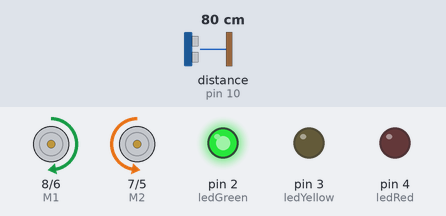
Recording of a sketch running on a simulated Arduino Uno, built with avr-gcc and run on an emulated ATmega328P. On the bench: direction and speed pins drawn as motors (green arrow = direction pin HIGH = forward, orange = LOW = backward, longer = more drive), output pins drawn as LEDs (lit = HIGH). The test bench sets the inputs (shaded band); at power-on: distance to the obstacle (sensor on pin 10) 80 cm. The echo pulse lasts 58.3 µs per cm; pins used as bus, display or sensor lines are not drawn; what the sketch prints to the serial monitor is not drawn.

Above: at 0.1 s.
At 13.5 s:
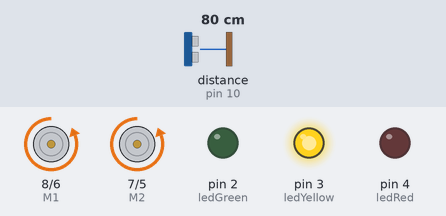
13.6 s: distance to the obstacle (sensor on pin 10) set to 36 cm
15.5 s: distance to the obstacle (sensor on pin 10) set to 28 cm
At 17.1 s:
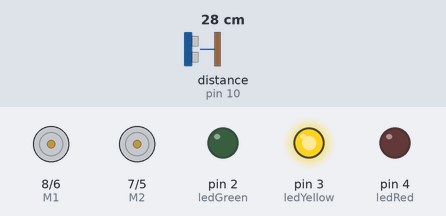
Timing chart, 0 to 22.2 s (numbered marks = the images above; inputs shaded):
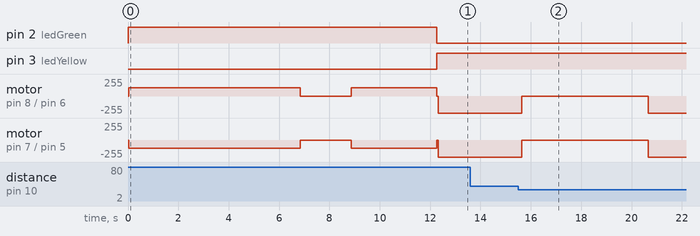

Measured:
- the behaviour switches between 32 and 31 cm on distance to the obstacle (sensor on pin 10) (found by bisection; images 1 and 2)
- after the input at 13.6 s, every drawn part: stays the same
- after the input at 15.5 s, motor on pin 8 (M1) / pin 6 (E1), motor on pin 7 (M2) / pin 5 (E2): backward 255/255 → stopped after 0.14 s, → backward 255/255 5.0 s later

The sketch:

USS_mov_Integration_demo.ino
```cpp
int E1 = 6;
int E2 = 5;
int M1 = 8;
int M2 = 7;


const int trigPin = 9;
const int echoPin = 10;

const int ledGreen  = 2;
const int ledYellow = 3;
const int ledRed    = 4;

bool validatedAt30 = false;
bool validatedAt20 = false;


void setup(void)
{
  for (int i = 5; i <= 8; i++) {
    pinMode(i, OUTPUT);
  }

  pinMode(trigPin, OUTPUT);
  pinMode(echoPin, INPUT);
  digitalWrite(trigPin, LOW);

  pinMode(ledGreen, OUTPUT);
  pinMode(ledYellow, OUTPUT);
  pinMode(ledRed, OUTPUT);

  // Serial for debug / demonstration
  Serial.begin(9600);
  Serial.println("=== Robot search + hone demo starting ===");
}

void loop(void)
{
  runDemoOnce();

  while (true) { }
}


void runDemoOnce() {
  // 1) full 360° spin with green LED
  setModeSearching();
  doFull360Search();

  // turn 180° to face the source
  processAndTurnTowardsSource();

  // move towards the source using ultrasonics yellow LED
  setModeHoning();
  approachToSource();

  // robot stops we set red LED there
}


void setModeSearching() {
  digitalWrite(ledGreen, HIGH);
  digitalWrite(ledYellow, LOW);
  digitalWrite(ledRed, LOW);
}

void setModeHoning() {
  digitalWrite(ledGreen, LOW);
  digitalWrite(ledYellow, HIGH);
  digitalWrite(ledRed, LOW);
}

void setModeComplete() {
  digitalWrite(ledGreen, LOW);
  digitalWrite(ledYellow, LOW);
  digitalWrite(ledRed, HIGH);
}

// 360° SEARCH

void doFull360Search() {
  Serial.println();
  Serial.println("[SEARCH] Starting 360-degree scan (green LED ON)");

  for (int c = 0; c < 68; c++) {
    turn_left();
  }

  stop(); // stop motors after the spin
  Serial.println("[SEARCH] 360-degree scan complete.");
}

// TURN 180°

void processAndTurnTowardsSource() {
  Serial.println();
  Serial.println("[PROCESS] Analysing detected sound/light...");
  delay(2000);  // simulate processing

  Serial.println("[PROCESS] Turning to face source (180 degrees turn).");

  for (int c = 0; c < 34; c++) {
    turn_left();
  }

  stop();
  Serial.println("[PROCESS] Now facing towards the source.");
}

// APPROACH ULTRASONIC

void approachToSource() {
  Serial.println();
  Serial.println("[HONE] Beginning approach towards source (yellow LED ON)");

  validatedAt30 = false;
  validatedAt20 = false;

  while (true) {
    long d = getDistanceCm();  //  distance  cm

    if (d == 0) {

      Serial.println("No valid ultrasonic reading (distance = 0).");
      stop();
      delay(300);
      continue;
    }

    // CHECKPOINT @ ~30 cm
    if (!validatedAt30 && d <= 30 && d > 20) {
      stop();  // stop motors
      Serial.println();
      Serial.println("[HONE] CHECKPOINT: ~30 cm reached");
      Serial.println("[HONE] Validating direction (simulated)...");
      delay(5000);  // 5 seconds pause to simulate double-check
      Serial.println("[HONE] Direction confirmed. Continuing approach.");
      Serial.println();
      validatedAt30 = true;
    }

    //CHECKPOINT @ ~20 cm
    if (!validatedAt20 && d <= 20 && d > 10) {
      stop();  // stop motors
      Serial.println();
      Serial.println("[HONE] CHECKPOINT: ~20 cm reached");
      Serial.println("[HONE] Validating direction (simulated)...");
      delay(5000);  // pause to simulate
      Serial.println("[HONE] Direction confirmed. Continuing approach.");
      Serial.println();
      validatedAt20 = true;
    }

    // PWM SPEED MAPPING
    int pwm = 0;
    const char* mode = "";

    if (d > 50) {
      pwm = 255;  // far away: full speed
      mode = "APPROACH FAST (>50cm)";
    }
    else if (d > 30) {
      pwm = 255;  // 50–30 cm: full speed
      mode = "APPROACH FAST (50–30cm)";
    }
    else if (d > 20) {
      pwm = 255;  // 30–20 cm: full speed
      mode = "APPROACH FAST (30–20cm)";
    }
    else if (d > 10) {
      pwm = 128;  // 20–10 cm: half speed
      mode = "APPROACH MEDIUM (20–10cm)";
    }
    else if (d > 5) {
      pwm = 64;   // 10–5 cm: slow creep
      mode = "APPROACH SLOW (10–5cm)";
    }
    else {
      pwm = 0;    // <=5 cm: stop
      mode = "TARGET REACHED";
    }

   //TARGET REACHED
    if (pwm == 0) {
      stop();            // stop all motors
      setModeComplete(); // red LED ON
      Serial.println();
      Serial.print("Distance: ");
      Serial.print(d);
      Serial.println(" cm");
      Serial.println("PWM Speed: 0");
      Serial.println("Mode: TARGET REACHED");
      Serial.println("Distance has been met, all motors off, source detected.");
      Serial.println("==============================================");
      break; // exit approach loop
    }

    forwardSpeed(pwm);


    Serial.print("Distance: ");
    Serial.print(d);
    Serial.print(" cm | PWM Speed: ");
    Serial.print(pwm);
    Serial.print(" | Mode: ");
    Serial.println(mode);

    delay(300);  // small dela
  }
}


long getDistanceCm() {

  digitalWrite(trigPin, LOW);
  delayMicroseconds(2);


  digitalWrite(trigPin, HIGH);
  delayMicroseconds(10);
  digitalWrite(trigPin, LOW);

  // Measure how long echoPin stays HIGH
  long duration = pulseIn(echoPin, HIGH, 30000);

  if (duration == 0) {

    return 0;
  }

  // Convert time to distance:
  // distance (cm) = (duration * 0.0343) / 2
  long distance = duration * 0.0343 / 2.0;
  return distance;
}


void stop(void)          // Stop both motors
{
  digitalWrite(E1, LOW);
  digitalWrite(E2, LOW);
  Serial.println("stop");
}

void forwardSpeed(int pwm)
{
  pwm = constrain(pwm, 0, 255);

  analogWrite(E1, pwm);  // Motor 1 speed
  digitalWrite(M1, LOW); // Motor 1 direction
  analogWrite(E2, pwm);  // Motor 2 speed
  digitalWrite(M2, LOW); // Motor 2 direction
  Serial.print("forward at PWM=");
  Serial.println(pwm);
}

void forward (void)      // Forward at full speed,
{
  forwardSpeed(255);
  delay(100);
}

void reverse (void)       // Reverse at full speed, 100ms
{
  analogWrite(E1, 255);
  digitalWrite(M1, HIGH);
  analogWrite(E2, 255);
  digitalWrite(M2, HIGH);
  Serial.println("reverse");
  delay(100);
}

void turn_left (void)
{
  analogWrite(E1, 127);   // Motor 1 half speed
  digitalWrite(M1, HIGH); // Motor 1 backwards
  analogWrite(E2, 127);   // Motor 2 half speed
  digitalWrite(M2, LOW);  // Motor 2 forwards
  Serial.println("left");
  delay(100);
}

void turn_right (void)    // Turn right
{
  analogWrite(E1, 127);   // Motor 1 half speed
  digitalWrite(M1, LOW);  // Motor 1 forwards
  analogWrite(E2, 127);   // Motor 2 half speed
  digitalWrite(M2, HIGH); // Motor 2 backwards
  Serial.println("right");
  delay(100);
}
```
